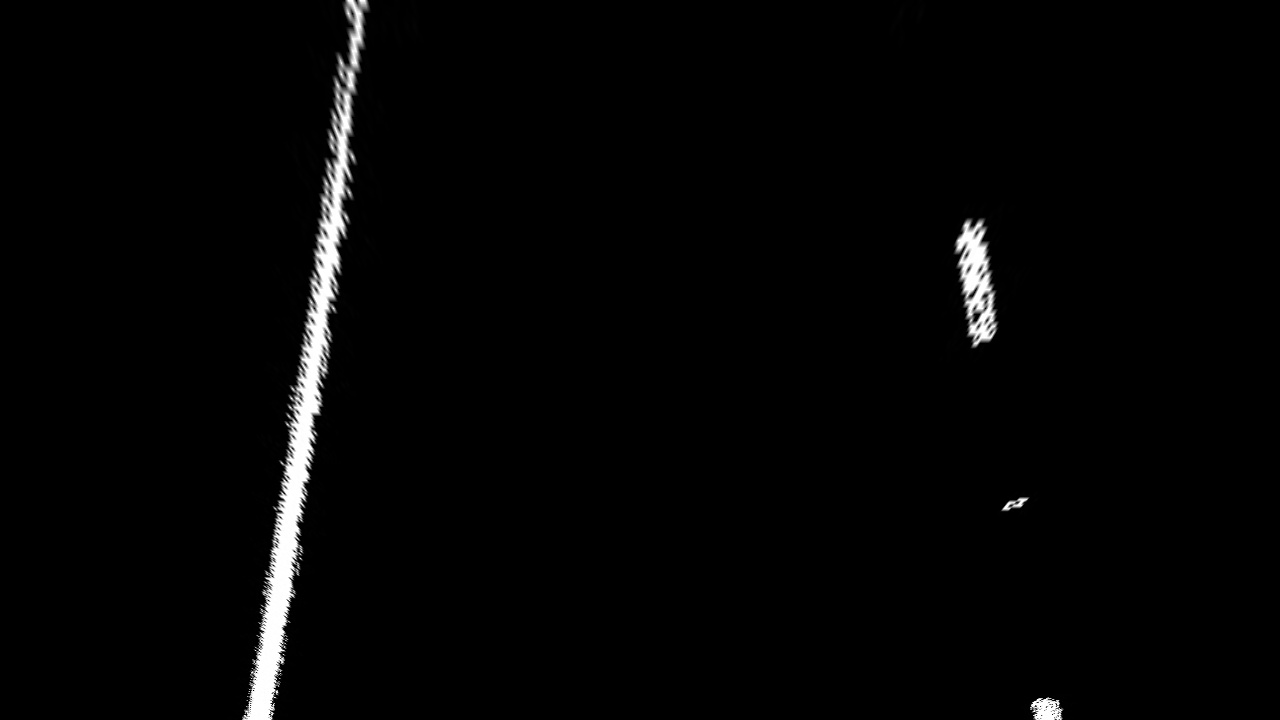
#> input picture test_images_bird_view/straight_lines1.jpg, 1280 x 720 px; its folder holds only this picture in this run
$ python polynomials.py   (older library calls are emulated)
#> lines starting #> are read from the running program, lines starting #| are printed output that depends on the picture; after the words box and inside, x2 and y2 are one past the last pixel; in counts of white or black regions, pixels touching at a corner belong together
#> in run_polynominals, img is the input picture: shape (720, 1280); min 0, max 255, mean 4.7
import cv2
import glob

import numpy as np
import matplotlib

matplotlib.use('TkAgg')
import matplotlib.pyplot as plt


def image_polynominal(img):
    out_img = out_img = np.dstack((img, img, img))

    height, width = img.shape
    # this is the part of the implementation
    # https://classroom.udacity.com/nanodegrees/nd013/parts/fbf77062-5703-404e-b60c-95b78b2f3f9e/modules/2b62a1c3-e151-4a0e-b6b6-e424fa46ceab/lessons/096009a1-3d76-4290-92f3-055961019d5e/concepts/4dd9f2c2-1722-412f-9a02-eec3de0c2207
    histogram = np.sum(img[img.shape[0] // 2:, :], axis=0)
#> histogram = 1280 values, max 41150 at index 289, min 0 at index 0, mean 1768.7

    midpoint = np.int(width // 2)
    leftx_base = np.argmax(histogram[:midpoint])
#> leftx_base = 289
    rightx_base = np.argmax(histogram[midpoint:]) + midpoint
#> rightx_base = 1047

    nwindows = 9
    # Set the width of the windows +/- margin
    margin = 100
    # Set minimum number of pixels found to recenter window
    minpix = 30

    # Set height of windows - based on nwindows above and image shape
    window_height = np.int(height // nwindows)

    nonzero = img.nonzero()
#> nonzero = 43392 positions, rows 0 to 719, columns 227 to 1077
    nonzeroy = np.array(nonzero[0])
    nonzerox = np.array(nonzero[1])

    leftx_current = leftx_base
#> leftx_current = 289
    rightx_current = rightx_base
#> rightx_current = 1047

    # Create empty lists to receive left and right lane pixel indices
    left_lane_inds = []
    right_lane_inds = []

    for window in range(nwindows):
        # Identify window boundaries in x and y (and right and left)
        win_y_low = height - (window + 1) * window_height
        win_y_high = height - window * window_height

        # this is for left frame
        win_xleft_low = leftx_current - margin
        win_xleft_high = leftx_current + margin

        # this is for right frame
        win_xright_low = rightx_current - margin
        win_xright_high = rightx_current + margin


        # Draw the windows on the visualization image

        cv2.rectangle(out_img, (win_xleft_low, win_y_low), (win_xleft_high, win_y_high), (0, 255, 100), 2)
        cv2.rectangle(out_img, (win_xright_low, win_y_low), (win_xright_high, win_y_high), (0, 255, 0), 2)

        ### TO-DO: Identify the nonzero pixels in x and y within the window ###

        good_left_inds = (
                (nonzeroy >= win_y_low) & (nonzeroy < win_y_high) &
                (nonzerox >= win_xleft_low) & (nonzerox < win_xleft_high)
        ).nonzero()[0]
        good_right_inds = (
                (nonzeroy >= win_y_low) & (nonzeroy < win_y_high) &
                (nonzerox >= win_xright_low) & (nonzerox < win_xright_high)
        ).nonzero()[0]

        # Append these indices to the lists
        left_lane_inds.append(good_left_inds)
        right_lane_inds.append(good_right_inds)

        # getting avarage x-pixel for non-zero values

        if len(good_left_inds) > minpix:
            leftx_current = np.int(
                np.mean(nonzerox[good_left_inds])
            )

        if len(good_right_inds) > minpix:
            rightx_current = np.int(
                np.mean(nonzerox[good_right_inds])
            )
#> this loop made 9 passes
#> (win_xleft_low, win_xleft_high, win_xright_low, win_xright_high, leftx_current, rightx_current) on passes 1, 3, 5, 6, 7, 9: (189, 389, 947, 1147, 265, 1047), (176, 376, 947, 1147, 289, 1017), (199, 399, 917, 1117, 312, 972), (212, 412, 872, 1072, 324, 978), (224, 424, 878, 1078, 334, 979), (242, 442, 879, 1079, 359, 906)
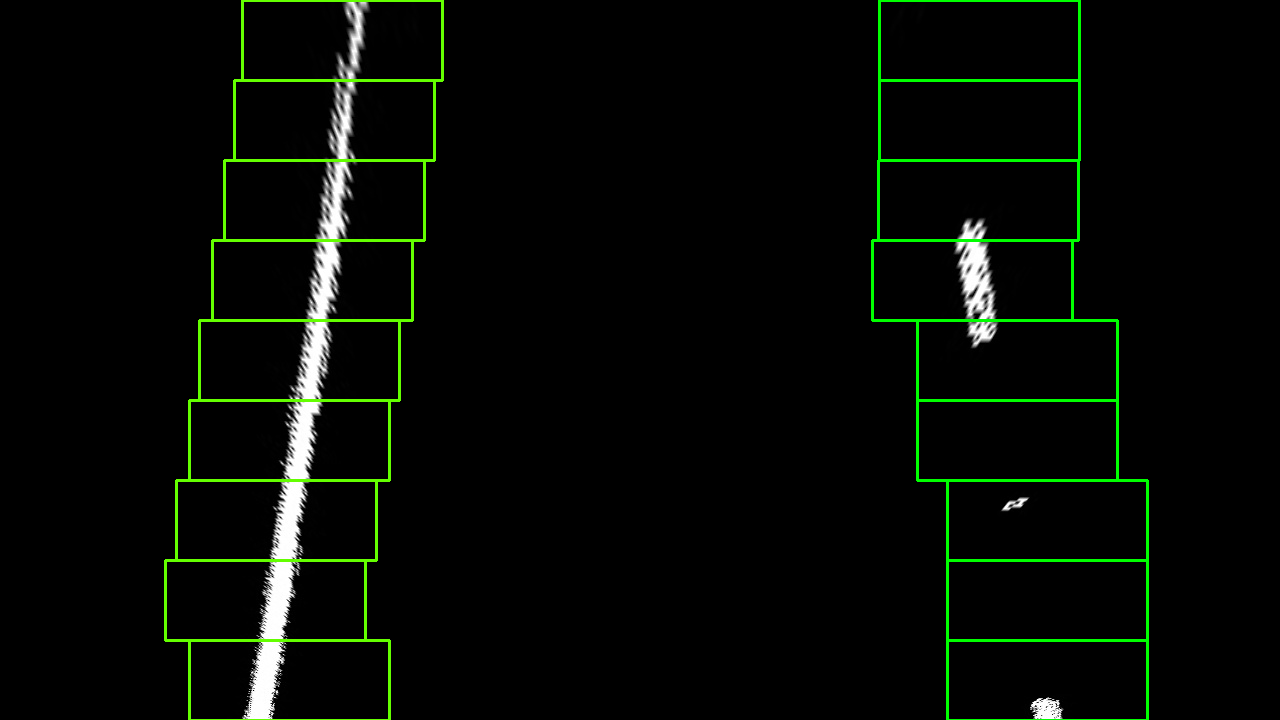
#> out_img: shape (720, 1280, 3); 2.15% of pixels changed, all inside (x1, y1, x2, y2) = (164, 0, 1149, 720); drawn as B, G, R
#> after the loop, left_lane_inds = 9 items; right_lane_inds = 9 items
    #
    left_lane_inds = np.concatenate(left_lane_inds)
    right_lane_inds = np.concatenate(right_lane_inds)
#> right_lane_inds = 8435 values, max 43391 at index 934, min 60 at index 7802, mean 20931.2
    #
    # # Extract left and right line pixel positions
    leftx = nonzerox[left_lane_inds]
    lefty = nonzeroy[left_lane_inds]
    rightx = nonzerox[right_lane_inds]
#> rightx = 8435 values, max 1077 at index 304, min 889 at index 8298, mean 982.4
    righty = nonzeroy[right_lane_inds]
#> righty = 8435 values, max 719 at index 894, min 0 at index 7802, mean 322.8

    # # Fit a second order polynomial to each
    left_fit = np.polyfit(lefty, leftx, 2)
#> left_fit = [5.19e-06, -0.149, 364.1]
    right_fit = np.polyfit(righty, rightx, 2)
#> right_fit = [-0.000103, 0.261, 911.7]
    #

    ploty = np.linspace(0, height - 1, height)
    left_fitx = left_fit[0] * ploty ** 2 + left_fit[1] * ploty + left_fit[2]
#> left_fitx = 720 values, max 364.1 at index 0, min 260 at index 719, mean 311.6
    right_fitx = right_fit[0] * ploty ** 2 + right_fit[1] * ploty + right_fit[2]
#> right_fitx = 720 values from 911.7 to 1046.2
    #
    plt.imshow(out_img)
    plt.plot(left_fitx, ploty, color='red')
    plt.plot(right_fitx, ploty, color='blue')
    plt.xlim(0, 1280)
    plt.ylim(720, 0)
    plt.waitforbuttonpress()
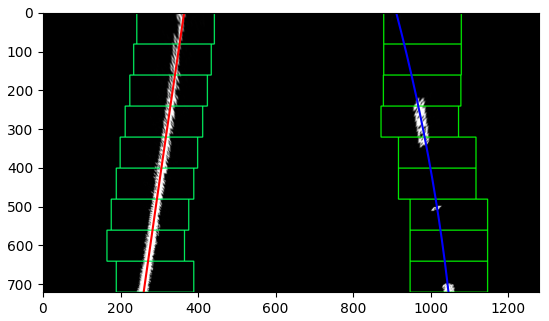
#> figure drawn by matplotlib, 1 panel
    plt.clf()

    return ploty, left_fitx, right_fitx, left_fit, right_fit


def run_polynominals():
    for img_path in glob.glob('test_images_bird_view/*.jpg'):
        img = cv2.imread(img_path, cv2.IMREAD_GRAYSCALE)
        image_polynominal(img)


if __name__ == '__main__':
    run_polynominals()

$ run again, on test_images_bird_view/test3.jpg
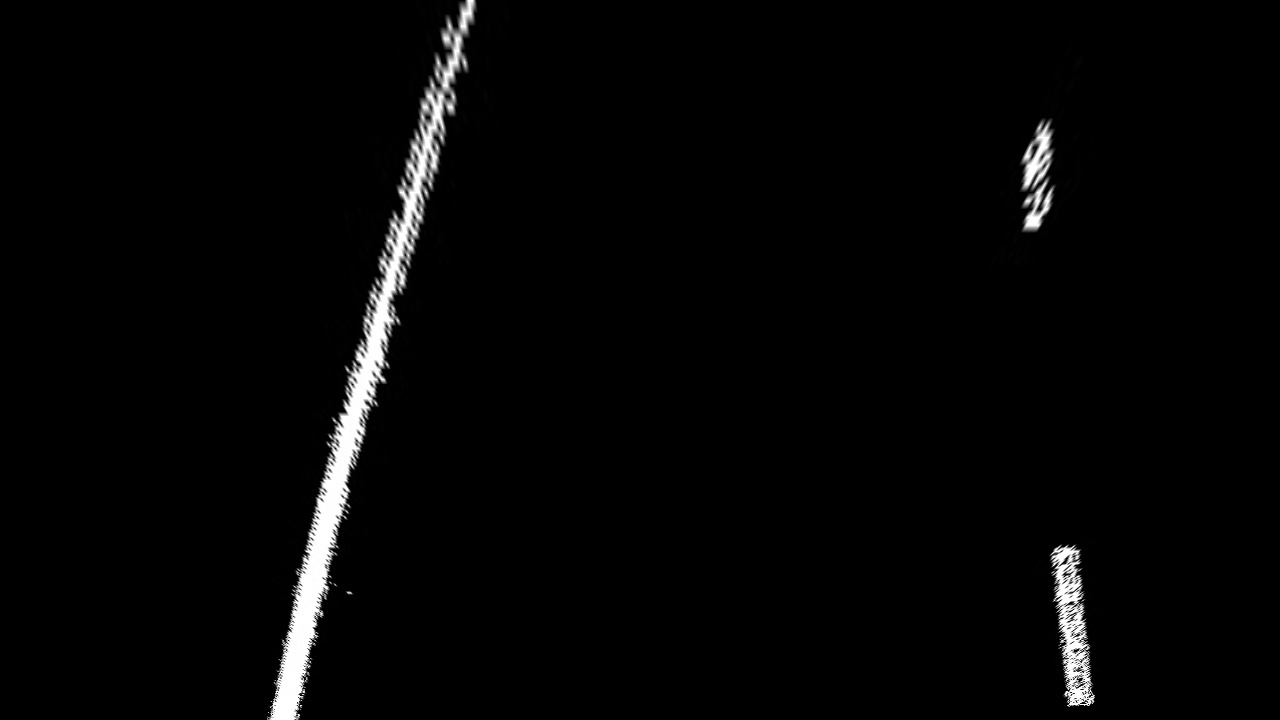
#> input picture test_images_bird_view/test3.jpg, 1280 x 720 px
#> in run_polynominals, img is the input picture: shape (720, 1280); min 0, max 255, mean 5.6
#> histogram = 1280 values, max 32430 at index 1070, min 0 at index 0, mean 2440.2
#> leftx_base = 298
#> rightx_base = 1070
#> nonzero = 54302 positions, rows 0 to 719, columns 252 to 1109
#> in image_polynominal, `leftx_current = leftx_base`: leftx_current = 298
#> in image_polynominal, `rightx_current = rightx_base`: rightx_current = 1070
#> the loop in image_polynominal, `for window in range(nwindows):` made 9 passes
#> (win_xleft_low, win_xleft_high, win_xright_low, win_xright_high, leftx_current, rightx_current) on passes 1, 2, 3, 6, 7, 8, 9: (198, 398, 970, 1170, 291, 1076), (191, 391, 976, 1176, 308, 1069), (208, 408, 969, 1169, 328, 1071), (269, 469, 971, 1171, 391, 1015), (291, 491, 915, 1115, 405, 1037), (305, 505, 937, 1137, 436, 1050), (336, 536, 950, 1150, 455, 1069)
#> after the loop in image_polynominal, `for window in range(nwindows):`:
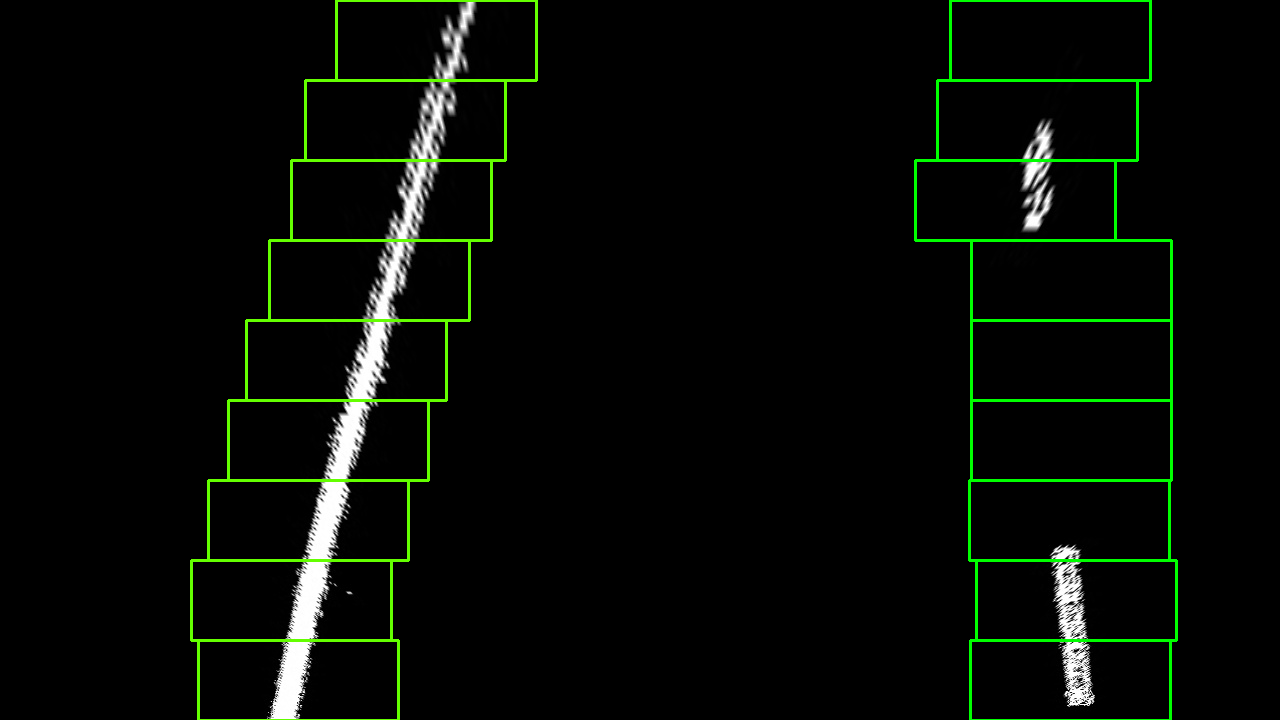
#> out_img: shape (720, 1280, 3); 2.17% of pixels changed, all inside (x1, y1, x2, y2) = (190, 0, 1178, 720); drawn as B, G, R
#> after the loop in image_polynominal, `for window in range(nwindows):`: left_lane_inds = 9 items
#> in image_polynominal, `right_lane_inds = np.concatenate(right_lane_inds)`: right_lane_inds = 14283 values, max 53987 at index 2750, min 2636 at index 13834, mean 30010
#> rightx = 14283 values, max 1109 at index 1567, min 984 at index 7700, mean 1056.1
#> righty = 14283 values, max 711 at index 2739, min 40 at index 13834, mean 390.1
#> left_fit = [6.24e-05, -0.303, 468.3]
#> right_fit = [0.000382, -0.242, 1072.2]
#> left_fitx = 720 values, max 468.3 at index 0, min 282.8 at index 719, mean 370.2
#> right_fitx = 720 values, max 1095.6 at index 719, min 1033.8 at index 317, mean 1051
#> in image_polynominal, `plt.waitforbuttonpress()`:
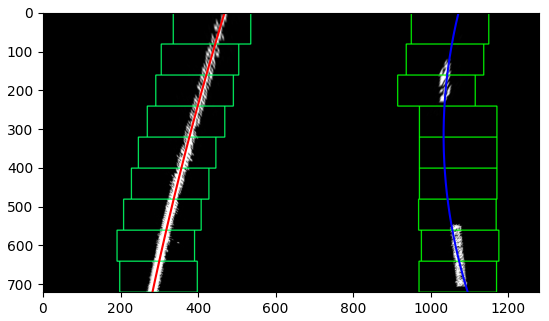
#> figure drawn by matplotlib, 1 panel

$ run again, on test_images_bird_view/test4.jpg
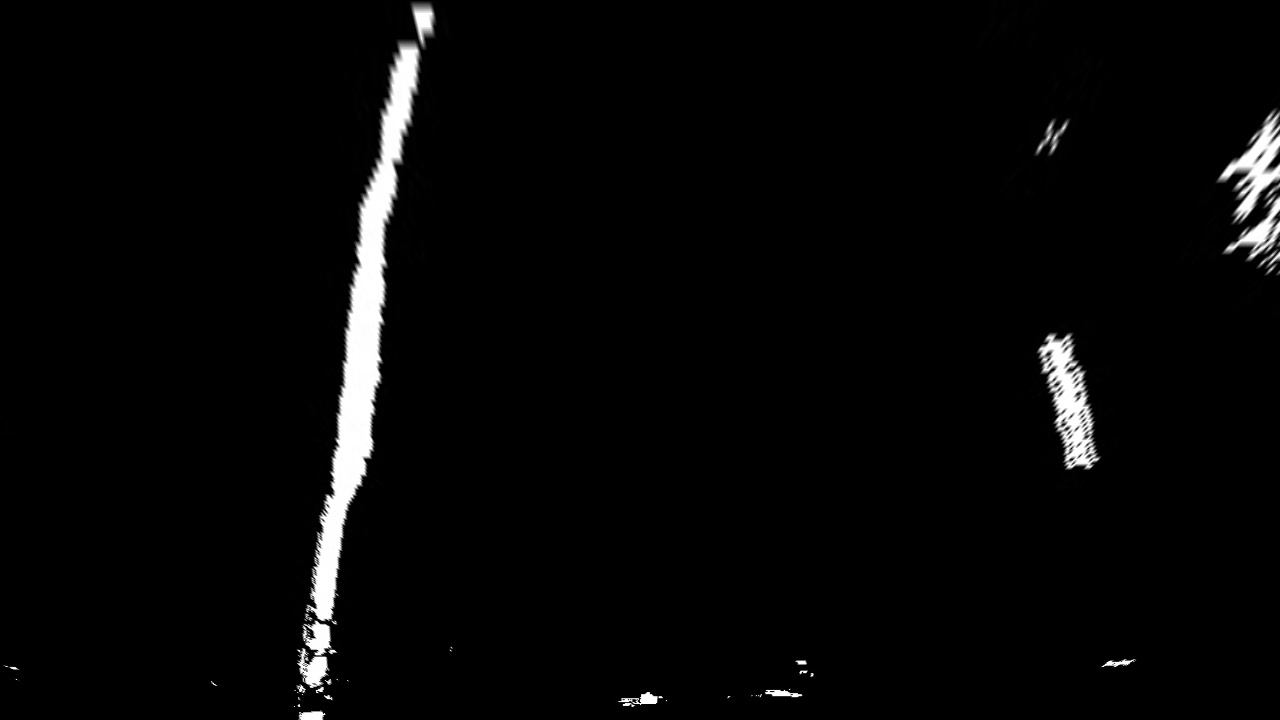
#> input picture test_images_bird_view/test4.jpg, 1280 x 720 px
#> in run_polynominals, img is the input picture: shape (720, 1280); min 0, max 255, mean 7.1
#> histogram = 1280 values, max 41180 at index 322, min 0 at index 40, mean 2457.8
#> leftx_base = 322
#> rightx_base = 1067
#> nonzero = 62415 positions, rows 0 to 719, columns 0 to 1279
#> in image_polynominal, `leftx_current = leftx_base`: leftx_current = 322
#> in image_polynominal, `rightx_current = rightx_base`: rightx_current = 1067
#> the loop in image_polynominal, `for window in range(nwindows):` made 9 passes
#> (win_xleft_low, win_xleft_high, win_xright_low, win_xright_high, leftx_current, rightx_current) on passes 1, 3, 4, 5, 6, 7, 8, 9: (222, 422, 967, 1167, 314, 1119), (221, 421, 1019, 1219, 336, 1066), (236, 436, 966, 1166, 350, 1076), (250, 450, 976, 1176, 360, 1062), (260, 460, 962, 1162, 370, 1082), (270, 470, 982, 1182, 384, 1026), (284, 484, 926, 1126, 392, 1057), (292, 492, 957, 1157, 406, 1041)
#> after the loop in image_polynominal, `for window in range(nwindows):`:
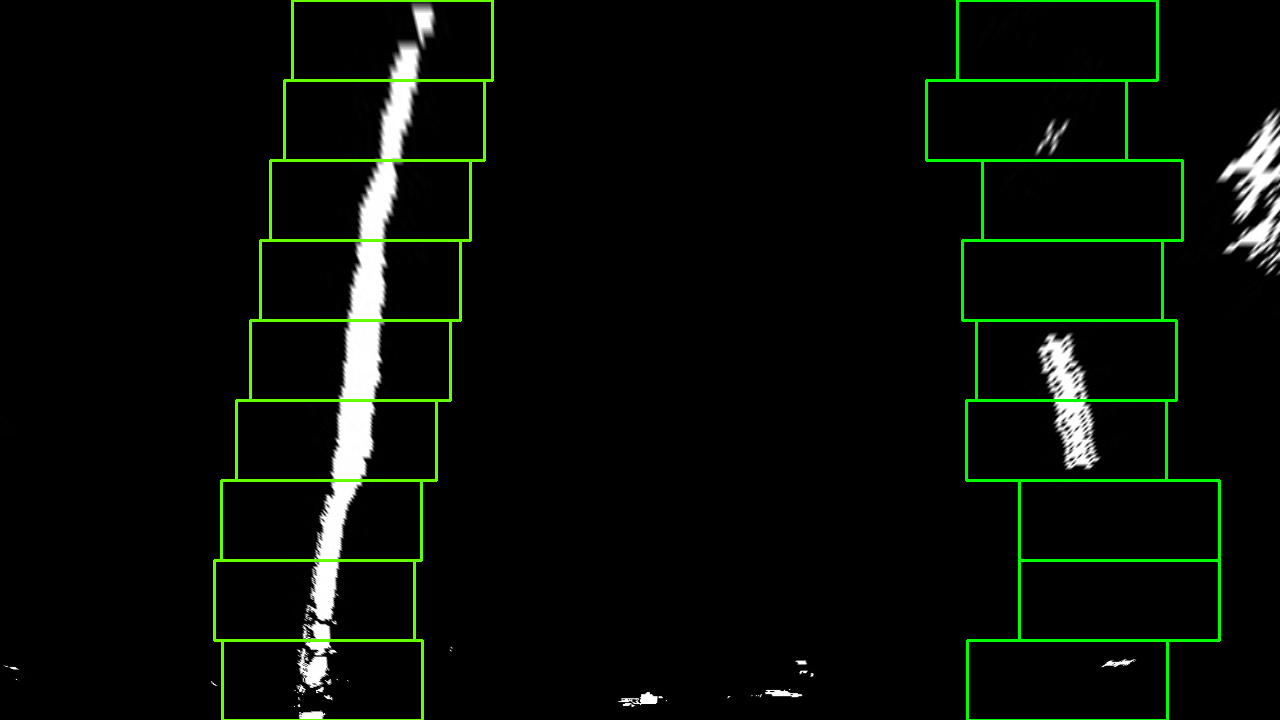
#> out_img: shape (720, 1280, 3); 2.19% of pixels changed, all inside (x1, y1, x2, y2) = (213, 0, 1221, 720); drawn as B, G, R
#> after the loop in image_polynominal, `for window in range(nwindows):`: left_lane_inds = 9 items
#> in image_polynominal, `right_lane_inds = np.concatenate(right_lane_inds)`: right_lane_inds = 15031 values, max 59069 at index 365, min 27 at index 12502, mean 28545.6
#> rightx = 15031 values, max 1143 at index 13, min 977 at index 13986, mean 1060.9
#> righty = 15031 values, max 671 at index 351, min 0 at index 12502, mean 280.3
#> left_fit = [3.71e-06, -0.15, 412.8]
#> right_fit = [0.000144, 0.00988, 1042.8]
#> left_fitx = 720 values, max 412.8 at index 0, min 307.1 at index 719, mean 359.6
#> right_fitx = 720 values from 1042.8 to 1124.3
#> in image_polynominal, `plt.waitforbuttonpress()`:
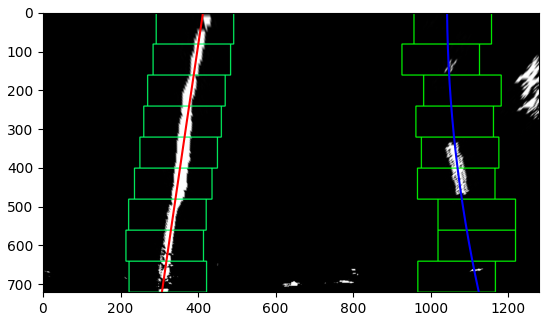
#> figure drawn by matplotlib, 1 panel
